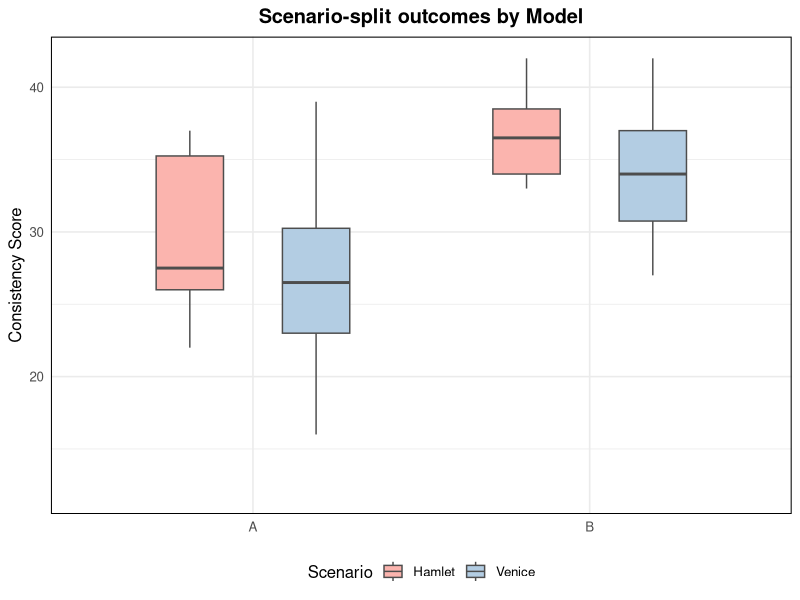
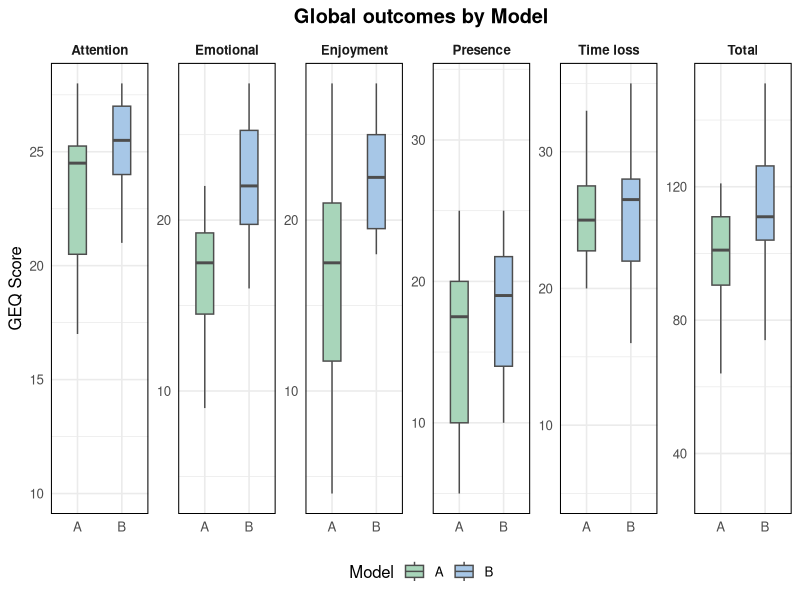

Here is the R script that generated these plots, in order:
setwd("C:/.Soyeon/GameAgent/LLMGA")


suppressPackageStartupMessages({
  library(tidyverse)
  library(stringr)
  library(readr)
})

# 폴더 준비
dir.create("processed_output", showWarnings = FALSE, recursive = TRUE)
dir.create("figures", showWarnings = FALSE, recursive = TRUE)

# -----------------------------
# 1) 데이터 로드 (wide format)
# -----------------------------
df <- read_csv("data/questionnaire/final_scores_with_immersion.csv",
               show_col_types = FALSE)

ID_COL    <- "ID"
MODEL_COL <- "Model"
stopifnot(ID_COL %in% names(df), MODEL_COL %in% names(df))
df[[MODEL_COL]] <- factor(df[[MODEL_COL]])

# -------------------------------------------
# 2) Hamlet_/Venice_ 페어 탐지
# -------------------------------------------
scenario_prefixes <- c("Hamlet", "Venice")
pattern <- "^(Hamlet|Venice)_(.+)$"

pairs_tbl <- tibble(col = names(df)) %>%
  mutate(Scenario = str_match(col, pattern)[, 2],
         Measure  = str_match(col, pattern)[, 3]) %>%
  filter(!is.na(Scenario), !is.na(Measure))

scenario_measures <- pairs_tbl %>%
  count(Measure, Scenario) %>%
  complete(Measure, Scenario = scenario_prefixes, fill = list(n = 0)) %>%
  group_by(Measure) %>%
  summarize(has_both = all(n > 0), .groups = "drop") %>%
  filter(has_both) %>%
  pull(Measure) %>%
  sort()

# -------------------------------------------
# 3) long_df 구성
# -------------------------------------------
long_df <- tibble()
if (length(scenario_measures) > 0) {
  long_df <- df %>%
    select(all_of(c(ID_COL, MODEL_COL)), matches(pattern)) %>%
    pivot_longer(cols = matches(pattern),
                 names_to = c("Scenario", "Measure"),
                 names_pattern = pattern,
                 values_to = "Value") %>%
    filter(Measure %in% scenario_measures) %>%
    mutate(
      Scenario = factor(Scenario, levels = scenario_prefixes),
      # facet 라벨을 "score" → "Score" 로 교체
      Measure  = recode(Measure, "score" = "Score"),
      Measure  = factor(Measure)
    )
  write_csv(long_df, "processed_output/long_scenario_data.csv")
  message("✅ LONG format saved → processed_output/long_scenario_data.csv")
}

# -------------------------------------------
# 4) 전역(비-시나리오) 수치형 지표
# -------------------------------------------
all_numeric <- df %>% select(where(is.numeric)) %>% names()
paired_numeric_cols <- pairs_tbl %>%
  filter(Measure %in% scenario_measures) %>%
  pull(col) %>% unique()
global_numeric <- setdiff(all_numeric, c(paired_numeric_cols, ID_COL))

message("📌 Scenario measures (paired): ",
        ifelse(length(scenario_measures) > 0, paste(scenario_measures, collapse = ", "), "(none)"))
message("📌 Global numeric outcomes: ",
        ifelse(length(global_numeric) > 0, paste(global_numeric, collapse = ", "), "(none)"))

# -------------------------------------------
# 5) 공통 팔레트(전역 버전과 동일): A/B 색 통일
# -------------------------------------------
model_levels <- levels(df[[MODEL_COL]])
base_palette <- c("A" = "#A8D5BA",  # pastel green
                  "B" = "#A7C7E7")  # pastel blue
model_palette <- setNames(rep("#CFCFCF", length(model_levels)), model_levels)
for (nm in names(base_palette)) if (nm %in% model_levels) model_palette[nm] <- base_palette[[nm]]

fill_scale_model <- scale_fill_manual(
  values = model_palette, limits = model_levels, drop = FALSE, name = "Model"
)

# 공통 테마: 축/패널 테두리
panel_border_theme <- theme(
  panel.border   = element_rect(colour = "black", fill = NA, linewidth = 0.7),
  plot.background = element_rect(colour = NA, fill = "white")
)

# -------------------------------------------
# 6) Visualization with ggplot2
# -------------------------------------------

# 6a) 시나리오 분할: x=Model, 시나리오별 도징, 점 없음
if (nrow(long_df) > 0) {
  g1 <- ggplot(long_df, aes(x = .data[[MODEL_COL]], y = Value, fill = Scenario)) +
    geom_boxplot(
      position = position_dodge(width = 0.75),
      outlier.shape = NA, width = 0.4, color = "grey30"
    ) +
    facet_wrap(~ Measure, ncol = 2, scales = "free_y") +
    scale_fill_brewer(palette = "Pastel1", name = "Scenario") +
    labs(title = "Scenario-split outcomes by Model", x = NULL, y = "Consistency Score") +  # y축 라벨만 유지
    theme_minimal(base_size = 12) +
    theme(
      legend.position = "bottom",
      strip.text      = element_blank(),  # ← facet 제목 숨김
      plot.title      = element_text(hjust = 0.5, face = "bold"),
      panel.border    = element_rect(colour = "black", fill = NA, linewidth = 0.7)
    )
  
  ggsave("figures/scenario_measures_boxstrip_2.png", g1,
         width = 5, height = ceiling(nlevels(long_df$Measure) / 2) * 4.0,
         dpi = 300, bg = "white")
  message("📦 Saved → figures/scenario_measures_boxstrip_2.png")
}

# 6b) 전역 지표: immersion_ 접두어 제거해서 facet 이름 표시
# 6b) 전역 지표: 가로 한 줄(6칸) + y축 라벨 "GEQ Score"
if (length(global_numeric) > 0) {
  df_global_long <- df %>%
    select(all_of(c(MODEL_COL, global_numeric))) %>%
    pivot_longer(cols = all_of(global_numeric),
                 names_to = "Measure", values_to = "Value") %>%
    mutate(
      Measure = str_remove(Measure, "^immersion_"),
      Measure = str_replace_all(Measure, "_", " "),
      Measure = str_to_sentence(Measure),   # 첫 글자 대문자 (time loss 등)
      Measure = factor(Measure)
    )
  
  g2 <- ggplot(df_global_long,
               aes(x = .data[[MODEL_COL]], y = Value, fill = .data[[MODEL_COL]])) +
    geom_boxplot(outlier.shape = NA, width = 0.4, color = "grey30") +
    facet_wrap(~ Measure, nrow = 1, scales = "free_y") +   # ← 한 줄로
    fill_scale_model +
    labs(title = "Global outcomes by Model", x = NULL, y = "GEQ Score") +  # ← y축 라벨
    theme_minimal(base_size = 12) +
    theme(
      legend.position = "bottom",
      strip.text      = element_text(face = "bold"),
      plot.title      = element_text(hjust = 0.5, face = "bold"),
      panel.border    = element_rect(colour = "black", fill = NA, linewidth = 0.7)
    )
  
  ggsave("figures/global_measures_boxstrip_2.png", g2,
         width = 12, height = 3.5,   # ← 가로 1행에 맞게 사이즈 조정
         dpi = 300, bg = "white")
  message("📦 Saved → figures/global_measures_boxstrip_2.png")
}

message("✅ Done (grey box borders, no scenario points, immersion_ removed from global facets).")